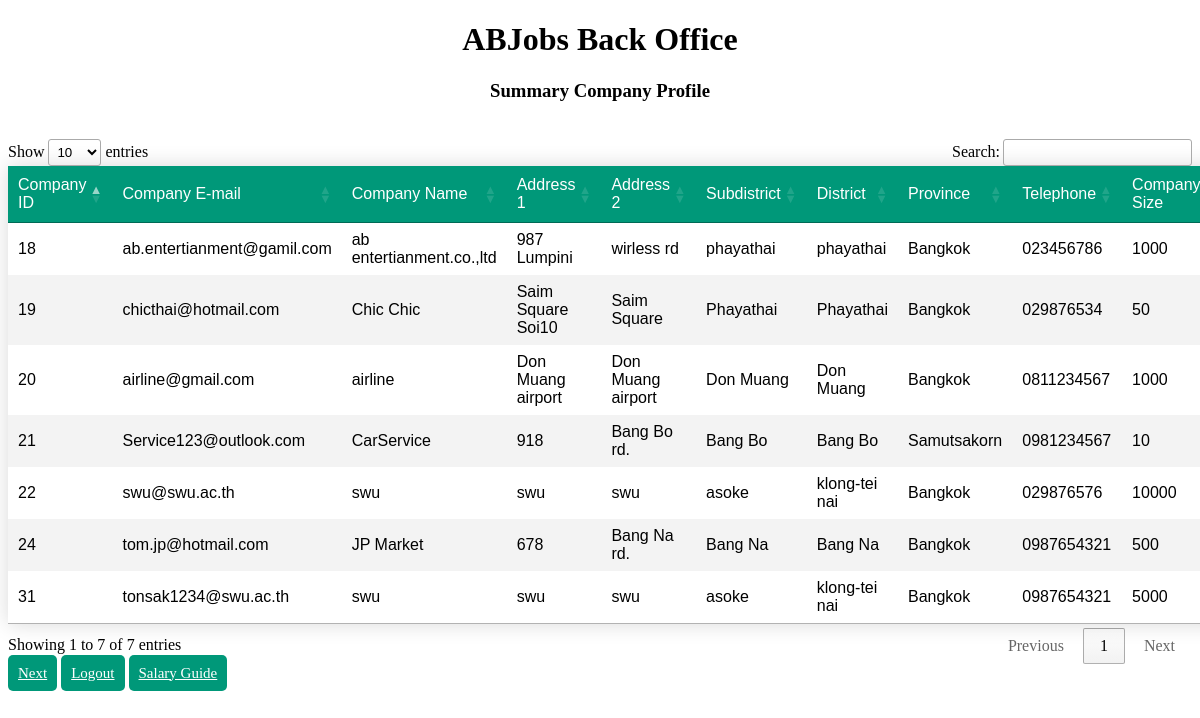
Screenshot of /backoffice_com.php with the database file from the repository.
### tables this page shows
CREATE TABLE `company` (
  `com_id` int(11) NOT NULL,
  `com_email` varchar(50) NOT NULL,
  `com_name` varchar(50) NOT NULL,
  `address1` text NOT NULL,
  `address2` text NOT NULL,
  `subdistrict` varchar(50) NOT NULL,
  `district` varchar(50) NOT NULL,
  `province` varchar(50) NOT NULL,
  `telephone` varchar(10) NOT NULL,
  `comsize` int(50) NOT NULL
);

### backoffice_com.php (the view, shortened to what this page needs)
<?php
    include('server.php');
 $query ="SELECT com_id, com_email, com_name, address1, address2, subdistrict, district, province, telephone, comsize
          FROM company";
 $result = mysqli_query($conn, $query);
 ?>
 <!DOCTYPE html>
 <html>
     <head>
          <link rel="stylesheet" href="style2.css">
          <link rel="stylesheet" type="text/css" href="//cdn.datatables.net/1.10.11/css/jquery.dataTables.min.css">
     </head>
     <body>
          <div>
               <h1 align='center'>ABJobs Back Office</h1>
          </div>
           <div class="container">
                <h3 align="center">Summary Company Profile</h3>
                <br />
                <div class="table-responsive">
                    <table id="jobposting" class="styled-table" align="center">
                          <thead>
                               <tr>
                                    <td>Company ID</td>
                                    <td>Company E-mail</td>
                                    <td>Company Name</td>
                                    <td>Address 1</td>
                                    <td>Address 2</td>
                                    <td>Subdistrict</td>
                                    <td>District</td>
                                    <td>Province</td>
                                    <td>Telephone</td>
                                    <td>Company Size</td>
                               </tr>
                          </thead>
                          <?php
                          while($row = mysqli_fetch_array($result))
                          {
                               echo '
                               <tr>
                                    <td>'.$row["com_id"].'</td>
                                    <td>'.$row["com_email"].'</td>
                                    <td>'.$row["com_name"].'</td>
                                    <td>'.$row["address1"].'</td>
                                    <td>'.$row["address2"].'</td>
                                    <td>'.$row["subdistrict"].'</td>
                                    <td>'.$row["district"].'</td>
                                    <td>'.$row["province"].'</td>
                                    <td>'.$row["telephone"].'</td>
                                    <td>'.$row["comsize"].'</td>
                              </tr>
                              ';
                          }
                          ?>
                     </table>
                </div>
                <a href="backoffice_pack.php" class="btn">Next</a>
                <a href="login_admin.php" class="btn">Logout</a>
                <a href="salary_guide_admin.php" class="btn">Salary Guide</a>
           </div>
      </body>
 </html>

### style2.css (style rules this page uses)
.styled-table { border-collapse: collapse; margin: 25px 0; font-size: 1.0em; font-family: sans-serif; min-width: 400px; box-shadow: 0 0 20px rgba(0, 0, 0, 0.15); }
.styled-table thead tr { background-color: #009879; color: #ffffff; text-align: left; }
.styled-table th, .styled-table td { padding: 15px 20px; }
.styled-table tbody tr { border-bottom: 1px solid #dddddd; }
.styled-table tbody tr:nth-of-type(even) { background-color: #f3f3f3; }
.styled-table tbody tr:last-of-type { border-bottom: 2px solid #009879; }
.btn { padding: 10px; font-size: 15px; color: white; background: #009879; border: none; border-radius: 5px; }

### rows the page displays
company: com_id "18", com_email "ab.entertianment@gamil.com", com_name "ab entertianment.co.,ltd", address1 "987 Lumpini", address2 "wirless rd", subdistrict "phayathai", district "phayathai", province "Bangkok", telephone "023456786", comsize "1000"
company: com_id "19", com_email "chicthai@hotmail.com", com_name "Chic Chic", address1 "Saim Square Soi10", address2 "Saim Square", subdistrict "Phayathai", district "Phayathai", province "Bangkok", telephone "029876534", comsize "50"
company: com_id "20", com_email "airline@gmail.com", com_name "airline", address1 "Don Muang airport", address2 "Don Muang airport", subdistrict "Don Muang", district "Don Muang", province "Bangkok", telephone "0811234567", comsize "1000"
company: com_id "21", com_email "Service123@outlook.com", com_name "CarService", address1 "918", address2 "Bang Bo rd.", subdistrict "Bang Bo", district "Bang Bo", province "Samutsakorn", telephone "0981234567", comsize "10"
company: com_id "22", com_email "swu@swu.ac.th", com_name "swu", address1 "swu", address2 "swu", subdistrict "asoke", district "klong-tei nai", province "Bangkok", telephone "029876576", comsize "10000"
company: com_id "24", com_email "tom.jp@hotmail.com", com_name "JP Market", address1 "678", address2 "Bang Na rd.", subdistrict "Bang Na", district "Bang Na", province "Bangkok", telephone "0987654321", comsize "500"
company: com_id "31", com_email "tonsak1234@swu.ac.th", com_name "swu", address1 "swu", address2 "swu", subdistrict "asoke", district "klong-tei nai", province "Bangkok", telephone "0987654321", comsize "5000"
